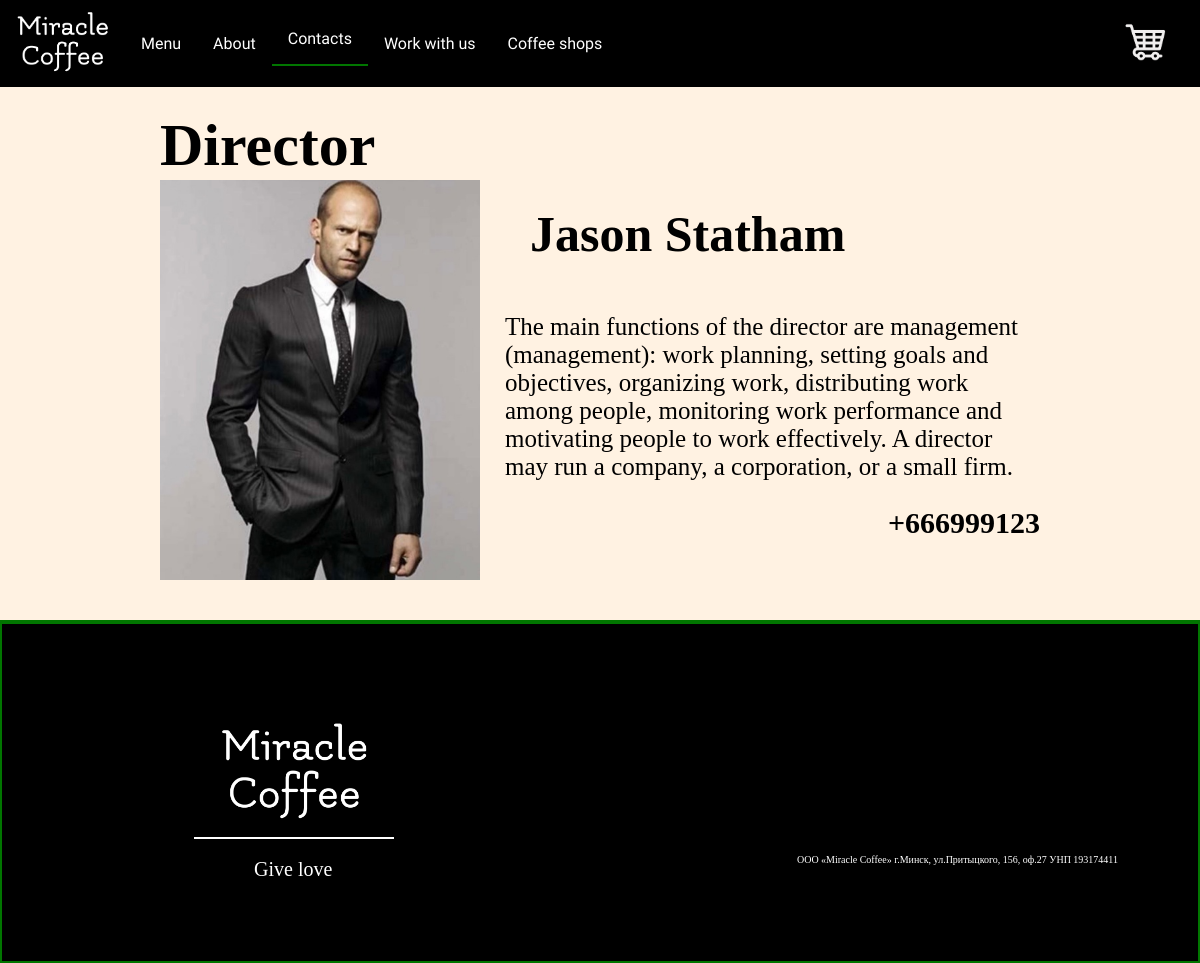
Screenshot of /contact/director with the database file from the repository.
### coffee/models.py (models this page shows, shortened)
class Contacts(models.Model):
    job_title = models.CharField(max_length=40)
    name = models.CharField(max_length=50)
    description = models.TextField(blank=True)
    slug = models.SlugField(blank=True, unique=True)
    phone_number = models.CharField(max_length=20)
    photo = models.ImageField(upload_to='contact/')

### coffee/views.py (the view)
# urls.py: path('contact/<slug:slug>', show_contact, name='contact'),
def show_contact(requests, slug):
    contact = Contacts.objects.get(slug=slug)
    context = {
        'nav': 'contacts',
        'title': 'Contacts',
        'contact': contact
    }
    return render(requests, 'coffee/contact.html', context=context)

### coffee/templates/coffee/contact.html (shortened to what this page needs)
{% extends 'coffee/base.html' %}
{% block canteiner%}
    <div class="about-contact">
          <h2>{{ contact.job_title }}</h2>
          <div class="profile">
            <img src="{{ contact.photo.url }}" alt="" />
            <div class="profile-text">
              <h3>{{contact.name}}</h3>
              <p>{{ contact.description}}</p>
              <div class="number">
                <h4>+666999123</h4>
              </div>
            </div>
          </div>
        </div>
{% endblock %}

### coffee/static/style/style.css (style rules this page uses)
* { margin: 0px; padding: 0px; }
.about-contact { margin-left: 10em; margin-right: 10em; padding-top: 1.5em; padding-bottom: 2.5em; }
.about-contact > h2 { font-size: 60px; }
.profile { display: flex; }
.profile > img { width: 20em; }
.profile-text > h3 { margin-bottom: 1em; margin-top: 0.5em; margin-left: 1em; font-size: 50px; }
.profile-text > p { margin-bottom: 1em; margin-top: 0.5em; margin-left: 1em; font-size: 25px; }
.number { display: flex; justify-content: space-between; }
.number > h4 { font-size: 30px; }

### rows the page displays
Contacts: job_title "Director", photo (picture), name "Jason Statham", description "The main functions of the director are management (management): work planning, setting goals and objectives, organizing work, distributing work among people, monitoring work performance and motivating people to work effectively. A director may run a company, a corporation, or a small firm."
